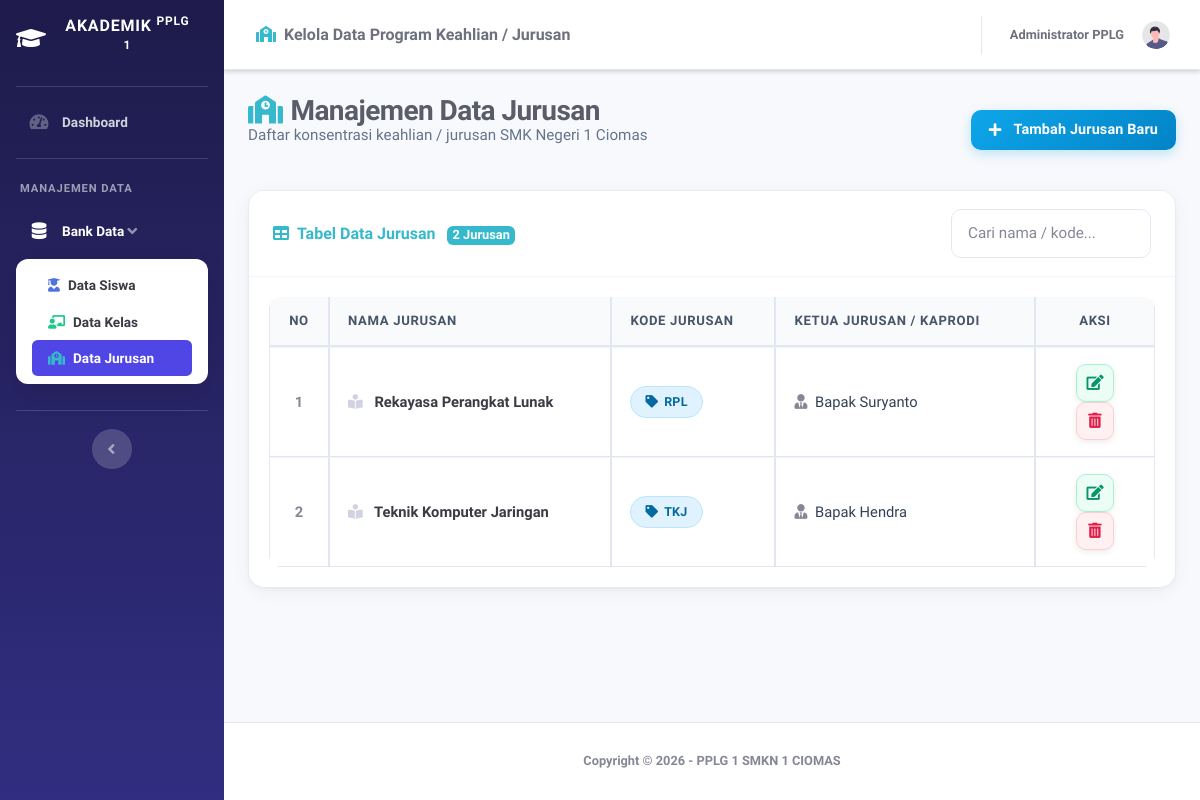
The page /siswa/jurusan.php on the database its author committed.
### tables this page shows
CREATE TABLE IF NOT EXISTS `jurusan` (
  `id` int(11) NOT NULL AUTO_INCREMENT,
  `nama` varchar(100) NOT NULL,
  `kode` varchar(10) NOT NULL,
  `ketua` varchar(100) NOT NULL,
  PRIMARY KEY (`id`)
);

### siswa/jurusan.php (the view, shortened to what this page needs)
<?php
include '../db.php';
$data = mysqli_query($koneksi, "SELECT * FROM jurusan");
$total_jurusan = $data ? mysqli_num_rows($data) : 0;
?>
<!DOCTYPE html>
<html lang="id">
<head>
    <link href="../vendor/fontawesome-free/css/all.min.css" rel="stylesheet" type="text/css">
    <link href="../css/sb-admin-2.min.css" rel="stylesheet">
    <link href="../css/custom.css" rel="stylesheet">
</head>
<body id="page-top">
    <div id="wrapper">
        <ul class="navbar-nav bg-gradient-primary sidebar sidebar-dark accordion" id="accordionSidebar">
            <a class="sidebar-brand d-flex align-items-center justify-content-center" href="../index.php">
                <div class="sidebar-brand-icon rotate-n-15">
                    <i class="fas fa-graduation-cap fa-lg"></i>
                </div>
                <div class="sidebar-brand-text mx-3">AKADEMIK <sup>PPLG 1</sup></div>
            </a>
            <hr class="sidebar-divider my-0">
            <li class="nav-item">
                <a class="nav-link" href="../index.php">
                    <i class="fas fa-fw fa-tachometer-alt"></i>
                    <span>Dashboard</span>
                </a>
            </li>
            <hr class="sidebar-divider">
            <div class="sidebar-heading text-light font-weight-bold" style="font-size: 0.7rem; opacity: 0.8;">
                MANAJEMEN DATA
            </div>
            <li class="nav-item active">
                <a class="nav-link" href="#" data-toggle="collapse" data-target="#collapseTwo"
                    aria-expanded="true" aria-controls="collapseTwo">
                    <i class="fas fa-fw fa-database"></i>
                    <span>Bank Data</span>
                </a>
                <div id="collapseTwo" class="collapse show" aria-labelledby="headingTwo" data-parent="#accordionSidebar">
                    <div class="bg-white py-2 collapse-inner rounded">
                        <a class="collapse-item" href="siswa.php"><i class="fas fa-user-graduate mr-2 text-primary"></i>Data Siswa</a>
                        <a class="collapse-item" href="kelas.php"><i class="fas fa-chalkboard-teacher mr-2 text-success"></i>Data Kelas</a>
                        <a class="collapse-item active" href="jurusan.php"><i class="fas fa-school mr-2 text-info"></i>Data Jurusan</a>
                    </div>
                </div>
            </li>
            <hr class="sidebar-divider d-none d-md-block">
            <div class="text-center d-none d-md-inline">
                <button class="rounded-circle border-0" id="sidebarToggle"></button>
            </div>
        </ul>
        <div id="content-wrapper" class="d-flex flex-column">
            <div id="content">
                <nav class="navbar navbar-expand navbar-light bg-white topbar mb-4 static-top shadow-sm">
                    <div class="d-none d-sm-inline-block form-inline mr-auto ml-md-3 my-2 my-md-0 mw-100">
                        <span class="text-gray-700 font-weight-bold">
                            <i class="fas fa-school text-info mr-2"></i>Kelola Data Program Keahlian / Jurusan
                        </span>
                    </div>
                    <ul class="navbar-nav ml-auto">
                        <li class="nav-item dropdown no-arrow">
                            <a class="nav-link dropdown-toggle" href="#" id="userDropdown" role="button">
                                <span class="mr-3 d-none d-lg-inline text-gray-700 font-weight-bold small">Administrator PPLG</span>
                                <img class="img-profile rounded-circle" src="../img/undraw_profile.svg" width="36" height="36">
                            </a>
                        </li>
                    </ul>
                </nav>
                <div class="container-fluid">
                    <div class="d-sm-flex align-items-center justify-content-between mb-4">
                        <div>
                            <h1 class="h3 mb-0 text-gray-800">
                                <i class="fas fa-school mr-2 text-info"></i>Manajemen Data Jurusan
                            </h1>
                            <p class="page-subtitle">Daftar konsentrasi keahlian / jurusan SMK Negeri 1 Ciomas</p>
                        </div>
                        <a href="tambahjurusan.php" class="btn btn-info shadow-sm">
                            <i class="fas fa-plus mr-1"></i> Tambah Jurusan Baru
                        </a>
                    </div>
                    <div class="card shadow mb-4">
                        <div class="card-header py-3 d-flex flex-row align-items-center justify-content-between">
                            <span class="font-weight-bold text-info">
                                <i class="fas fa-table mr-2"></i>Tabel Data Jurusan
                                <span class="badge badge-info ml-2" style="font-size: 0.8rem; border-radius: 6px;"><?= $total_jurusan ?> Jurusan</span>
                            </span>
                            <div class="form-inline">
                                <input type="text" id="searchInput" class="form-control form-control-sm" placeholder="Cari nama / kode..." style="width: 200px;">
                            </div>
                        </div>
                        <div class="card-body">
                            <div class="table-responsive">
                                <table class="table table-bordered" id="jurusanTable" width="100%" cellspacing="0">
                                    <thead>
                                        <tr>
                                            <th class="text-center" width="60">No</th>
                                            <th>Nama Jurusan</th>
                                            <th>Kode Jurusan</th>
                                            <th>Ketua Jurusan / Kaprodi</th>
                                            <th class="text-center" width="120">Aksi</th>
                                        </tr>
                                    </thead>
                                    <tbody>
                                        <?php
                                        $i = 1;
                                        if ($data && mysqli_num_rows($data) > 0) {
                                            while ($j = mysqli_fetch_array($data)) {
                                                $id_val = isset($j['id']) ? $j['id'] : (isset($j['id_jurusan']) ? $j['id_jurusan'] : (isset($j['kode']) ? $j['kode'] : ''));
                                        ?>
                                        <tr>
                                            <td class="text-center font-weight-bold text-muted"><?= $i++ ?></td>
                                            <td class="font-weight-bold text-gray-900">
                                                <i class="fas fa-book-reader text-gray-400 mr-2"></i>
                                                <?= htmlspecialchars($j['nama']) ?>
                                            </td>
                                            <td>
                                                <span class="badge-custom badge-jurusan">
                                                    <i class="fas fa-tag"></i>
                                                    <?= htmlspecialchars($j['kode']) ?>
                                                </span>
                                            </td>
                                            <td>
                                                <i class="fas fa-user-tie text-muted mr-1"></i>
                                                <?= htmlspecialchars($j['ketua']) ?>
                                            </td>
                                            <td class="text-center">
                                                <a href="editjurusan.php?id=<?= urlencode($id_val) ?>" class="btn-action btn-edit" title="Edit Data Jurusan">
                                                    <i class="fas fa-edit"></i>
                                                </a>
                                                <button type="button"
                                                        class="btn-action btn-delete"
                                                        title="Hapus Jurusan"
                                                        onclick="confirmDeleteJurusan('<?= htmlspecialchars(addslashes($id_val)) ?>', '<?= htmlspecialchars(addslashes($j['nama'])) ?>')">
                                                    <i class="fas fa-trash-alt"></i>
                                                </button>
                                            </td>
                                        </tr>
                                        <?php
                                            }
                                        } ?>
                                    </tbody>
                                </table>
                            </div>
                        </div>
                    </div>
                </div>
            </div>
            <footer class="sticky-footer bg-white border-top">
                <div class="container my-auto">
                    <div class="copyright text-center my-auto font-weight-bold text-gray-600">
                        <span>Copyright &copy; <?= date('Y') ?> - PPLG 1 SMKN 1 CIOMAS</span>
                    </div>
                </div>
            </footer>
        </div>
    </div>
</body>
</html>

### rows shown on the page
jurusan: nama "Rekayasa Perangkat Lunak", kode "RPL", ketua "Bapak Suryanto"
jurusan: nama "Teknik Komputer Jaringan", kode "TKJ", ketua "Bapak Hendra"

### other values the page prints
$total_jurusan "2"
